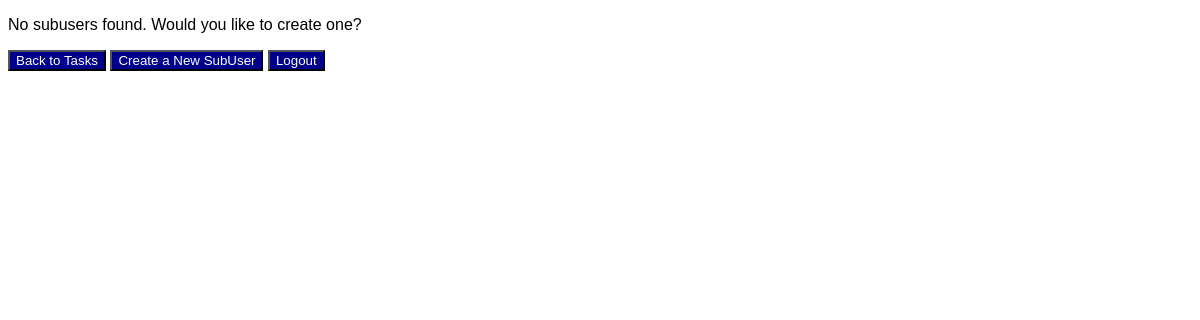
Before: /manage_users (signed in) with the older database file.
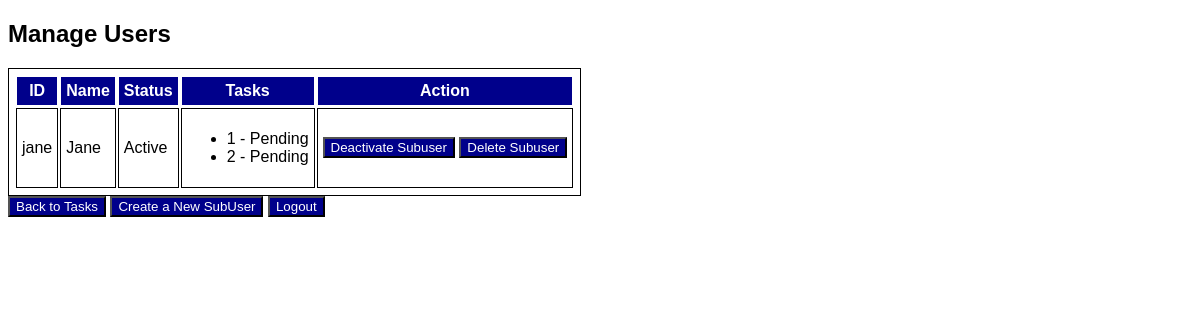
After: the same page with the newer database file.
### app/models.py (models this page shows)
class SubUser(db.Model, UserMixin):
    __tablename__ = 'sub_users'
    id = db.Column(db.String, primary_key=True)
    email = db.Column(db.String, unique=True, nullable=False)
    name = db.Column(db.String, unique=True, nullable=False)
    password = db.Column(db.String, nullable=False)
    status = db.Column(db.String, nullable=False)
    user_id = db.Column(db.String, db.ForeignKey('users.id'), nullable=False)

class Task(db.Model):
    id = db.Column(db.Integer, primary_key=True)
    title = db.Column(db.String(50), nullable=False)
    description = db.Column(db.Text, nullable=False)
    due_date = db.Column(db.DateTime, nullable=False, default=datetime.utcnow)
    completed = db.Column(db.Boolean, default=False)
    user_id = db.Column(db.String, db.ForeignKey('users.id'), nullable=False)
    sub_user_id = db.Column(db.String, db.ForeignKey('sub_users.id'))
    user = db.relationship('User', backref=db.backref('tasks'))
    sub_user = db.relationship('SubUser', backref=db.backref('tasks'))
    completed_by_subuser = db.Column(db.Boolean, default=False)

### app/routes.py (the view)
@app.route('/manage_users', methods=['GET', 'POST'])
@login_required
def manage_users():
    if isinstance(current_user, User):
        subusers = SubUser.query.filter_by(user_id=current_user.id).all()
        subusers_tasks = {subuser.id: Task.query.filter_by(sub_user_id=subuser.id).all() for subuser in subusers}
        return render_template('manage_users.html', subusers=subusers, subusers_tasks=subusers_tasks)
    else:
        flash('You do not have the necessary permissions to perform this action.', 'error')
        return redirect(url_for('index'))

### app/__init__.py (called while the page is built)
@login_manager.user_loader
def load_user(id):
    user = User.query.get(id)
    if user is None:
        user = SubUser.query.get(id)
    return user

### templates/manage_users.html (shortened to what this page needs)
{% extends 'base.html' %}
{% block main %}
    {% if subusers %}
        <h2>Manage Users</h2>
        <table>
            <tr>
                <th>ID</th>
                <th>Name</th>
                <th>Status</th>
                <th>Tasks</th>
                <th>Action</th>
            </tr>
            {% for subuser in subusers %}
                <tr>
                    <td>{{ subuser.id }}</td>
                    <td>{{ subuser.name }}</td>
                    {% if subuser.status == 'Active' %}
                        <td>Active</td>
                    {% else %}
                        <td>Inactive</td>
                    {% endif %}
                    <td>
                        {% if subusers_tasks[subuser.id] %}
                            <ul>
                                {% for task in subusers_tasks[subuser.id] %}
                                    <li>{{ task.title }} - {% if task.completed %}Completed{% else %}Pending{% endif %}</li>
                                {% endfor %}
                            </ul>
                        {% else %}
                            No tasks found.
                        {% endif %}
                    </td>
                    <td>
                        {% if subuser.status == 'Active' %}
                            <button type="button" class="button" onclick="simple_action('{{ url_for('deactivate_subuser', id=subuser.id) }}')">Deactivate Subuser</button>
                        {% else %}
                            <button type="button" class="button" onclick="simple_action('{{ url_for('reactivate_subuser', id=subuser.id) }}')">Reactivate Subuser</button>
                        {% endif %}
                        <button type="button" class="button" onclick="simple_action('{{ url_for('delete_subuser', id=subuser.id) }}')">Delete Subuser</button>
                    </td>
                </tr>
            {% endfor %}
        </table>
    {% else %}
        <p>No subusers found. Would you like to create one?</p>
    {% endif %}
    <button type="button" class="button" onclick="simple_action('{{ url_for('list_tasks') }}')">Back to Tasks</button>
    <button type="button" class="button" onclick="simple_action('{{ url_for('create_subuser') }}')">Create a New SubUser</button>
    <button type="button" class="button" onclick="simple_action('{{ url_for('logout') }}')">Logout</button>
{% endblock %}

### templates/base.html (shortened to what this page needs)
<!DOCTYPE html>
<html lang="en">
<head>
    <link rel="stylesheet"  type="text/css" href="{{ url_for('.static', filename='style.css')}} ">
</head>
<body>
{% block main %}
{% endblock %}
</body>
</html>

### static/style.css (style rules this page uses)
body { font-family: Arial, Helvetica, sans-serif; font-size: medium; }
table, th, td { border: 1px solid; padding: 5px }
th { background-color: darkblue; color: white }
.button { background-color: darkblue; color: white; }

Changed rows visible on the page:
added SubUser: id "jane", name "Jane", status "Active"
added Task: title "1", completed "Pending"
added Task: title "2", completed "Pending"
Other visible differences:
text no longer shown: "No subusers found. Would you like to create one?"
text now shown: "Manage Users ID Name Status Tasks Action"
